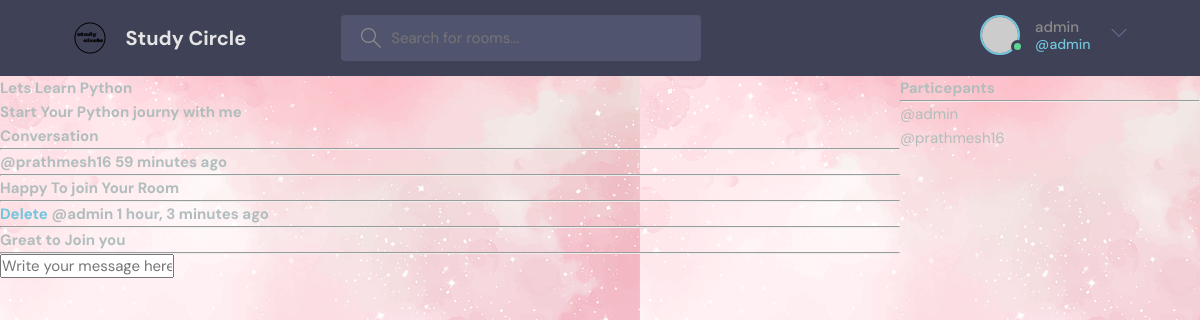
The app's page /room/16/ (signed in) with its own data.
### base/models.py (models this page shows, shortened)
class Room(models.Model):
    host = models.ForeignKey(User,on_delete=models.SET_NULL,null=True)
    topic =models.ForeignKey(Topic,on_delete=models.SET_NULL,null=True)
    name = models.CharField(max_length=200)
    description = models.TextField(null=True,blank=True)
    participants = models.ManyToManyField(User,related_name='participants',blank=True)
    updated = models.DateTimeField(auto_now=True)
    created  = models.DateTimeField(auto_now_add=True)
    class Meta:
        ordering = ['-updated','-created']

class Message(models.Model):
    user = models.ForeignKey(User,on_delete=models.CASCADE)
    room = models.ForeignKey(Room,on_delete=models.CASCADE)
    body = models.TextField()
    updated = models.DateTimeField(auto_now=True)
    created  = models.DateTimeField(auto_now_add=True)
    class Meta:
        ordering = ['-updated','-created']

### base/views.py (the view, shortened to what this page needs)
# urls.py: path('room/<str:pk>/', views.room, name="room"),
def room(request,pk):
    room = Room.objects.get(id=pk)
    room_messages = room.message_set.all().order_by('-created')
    participants = room.participants.all()
    context = {'room':room,'room_messages':room_messages,'participants':participants}
    return render(request,'base/room.html',context)

### base/templates/base/room.html (shortened to what this page needs)
{% extends 'main.html' %}
{% block content %}
<div class ='room-container'>
    <div>
<h1>{{room.name}}
    <p>{{room.description}}</p>
    <div class ="commnt-wrapper">
        <h3>Conversation<h3>
            <hr>
            {% for message in room_messages %}
            <div>
                {% if request.user == message.user %}
                <a href="{% url 'delete-message' message.id %}">Delete</a>
                {% endif %}
                <small>@{{message.user}} {{message.created|timesince}} ago</small>
                <hr>
                <h3>{{message.body}}
            </div>
            <hr>
            {% endfor %}
        </div>
    {% if request.user.is_authenticated %}
        <div class="cpmment-form">
            <form method ="POST" action="">
                <input type="text" name = "body" placeholder="Write your message here">
            </form>
        </div>
    {% endif %}
    </div>
    <div>
        <h3>Particepants</h3>
        <hr>
        {% for user in participants %}
        <div>
            <p>@{{user.username}}</p>
        </div>
        {% endfor %}
    </div>
</div>
{% endblock content %}

### templates/navbar.html (shortened to what this page needs)
{% load static %}
<header class="header header--loggedIn">
    <div class="container">
      <a href="{% url "home" %}" class="header__logo">
        <img src="{% static 'images/s.png' %}" />
        <h1>Study Circle</h1>
      </a>
      <form class="header__search" method="GET" action ="{% url 'home' %}">
        <label>
          <input name = "q" placeholder="Search for rooms..." />
        </label>
      </form>
      <nav class="header__menu">
        {% if request.user.is_authenticated %}
        <div class="header__user">
          <a href="profile.html">
            <div class="avatar avatar--medium active">
              <img src="https://randomuser.me/api/portraits/men/37.jpg" />
            </div>
            <p>{{request.user.username}}<span>@{{request.user.username}}</span></p>
          </a>
          <button class="dropdown-button">
            <svg version="1.1" xmlns="http://www.w3.org/2000/svg" width="32" height="32" viewBox="0 0 32 32">
              <title>chevron-down</title>
              <path d="M16 21l-13-13h-3l16 16 16-16h-3l-13 13z"></path>
            </svg>
          </button>
        </div>
        {% else %}
        <a href="{% url 'login' %}">
            <p>Login</p>
        </a>
        {% endif %}
      </nav>
    </div>
  </header>

### static/styles/style.css (style rules this page uses)
:root { --color-main: #71c6dd; --color-main-light: #e1f6fb; --color-dark: #3f4156; --color-dark-medium: #51546e; --color-dark-light: #696d97; --color-light: #e5e5e5; --color-gray: #8b8b8b; --color-light-gray: #b2bdbd; --color-bg: #2d2d39; --color-success: #5dd693; --color-error: #fc4b0b; }
* { font-family: "DM Sans", -apple-system, BlinkMacSystemFont, "Segoe UI", Roboto, Oxygen, Ubuntu, Cantarell, "Open Sans", "Helvetica Neue", sans-serif; margin: 0; padding: 0; box-sizing: border-box; text-rendering: optimizeLegibility; font-size: inherit; }
html { font-size: 56.25%; }
@media only screen and (min-width: 1200px) { html { font-size: 62.5%; } }
body { line-height: 1.6; font-weight: 400; font-size: 1.5rem; color: var(--color-light-gray); background-image:url("/static/images/pink-7761356_640.webp") ; min-height: 100vh; }
img { width: 100%; }
a { display: inline-block; color: var(--color-main); text-decoration: none; }
.container { max-width: 120rem; width: 90%; margin: auto; }
.avatar { position: relative; display: inline-block; border-radius: 50%; border: 2px solid var(--color-main); }
.avatar img { display: block; border-radius: 50%; object-fit: cover; object-position: center; }
.avatar::after { content: ""; display: block; position: absolute; background-color: var(--color-gray); z-index: 111; border-radius: 50%; border: 0.3rem solid var(--color-dark); }
.avatar.active::after { background-color: var(--color-success); }
.avatar.avatar--medium img { width: 3.6rem; height: 3.6rem; border-radius: 50%; }
.avatar.avatar--medium:after { width: 0.7rem; height: 0.7rem; bottom: 0px; right: -6px; }
.header { padding: 1.5rem; background-color: var(--color-dark); }
.header > .container { display: flex; gap: 9.5rem; }
.header__logo, .header__user { display: flex; gap: 2rem; align-items: center; }
.header__logo > img { height: 3.2rem; width: 3.2rem; }
.header__logo > h1 { font-weight: 700; font-size: 2rem; color: var(--color-light); }
.header__search > label { background-color: var(--color-dark-medium); padding: 1.3rem 1rem; display: flex; align-items: center; gap: 1rem; border-radius: 4px; }
.header__search svg { fill: var(--color-gray); width: 2rem; height: 2rem; margin-left: 1rem; }
.header__search input { width: 30rem; background: transparent; border: none; outline: none; color: var(--color-light); }
.header__menu { margin-left: auto; position: relative; }
.header__menu a { display: flex; gap: 1.5rem; align-items: center; font-weight: 500; text-decoration: none; color: var(--color-gray); }
.header__menu img { height: 3.6rem; }
.header__menu p { line-height: 1.2; }
.header__menu span { color: var(--color-main); font-weight: 500; font-size: 1.4rem; display: block; }
.header__menu svg { width: 1.6rem; height: 1.6rem; fill: var(--color-dark-light); }
.dropdown-button { background: transparent; border: 0; outline: 0; cursor: pointer; }

### base/templates/base/room.html (style rules this page uses)
.room-container { display: grid; grid-template-columns:3fr 1fr; }

### records on screen
Room: name "Lets Learn Python", description "Start Your Python journy with me"
Message: user "prathmesh16", created "59 minutes", body "Happy To join Your Room"
Message: shows "Delete", user "admin", created "1 hour, 3 minutes", body "Great to Join you"

### other values on screen
{{ request.user.username }} "admin"
{{ user.username }} "admin"
{{ user.username }} "prathmesh16"
